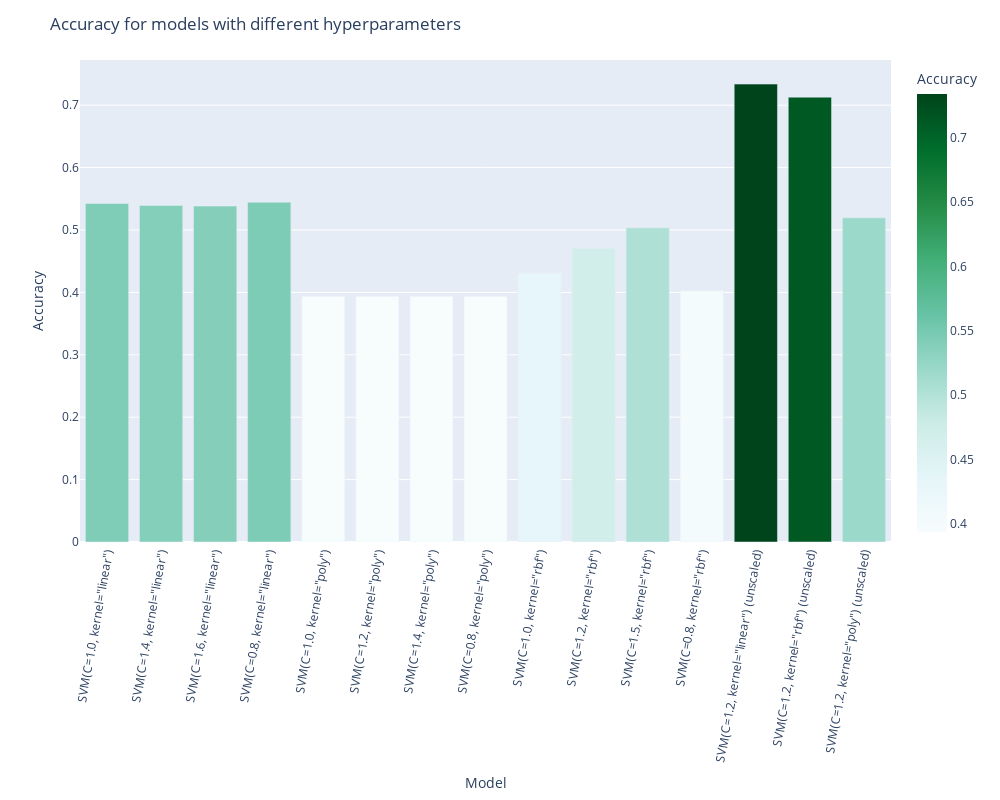

Notebook code for this chart:
### Code cell
import plotly.express as px
fig = px.bar(y=accuracy_list, x=modelname_list, 
             labels={
                     "y": "Accuracy",
                     "x": "Model",
                     'color': 'Accuracy'},
             width=1000, height=800, color=accuracy_list, 
             color_continuous_scale=px.colors.sequential.BuGn)
fig.update_layout(
    title_text='Accuracy for models with different hyperparameters'
)
fig.update_xaxes(tickangle=-80)
fig.show()

### Figure 1 — Plotly figure (JSON) as saved in the notebook; plotly's stock layout.template omitted (floating-point values rounded to 4 significant figures)
{"data": [{"alignmentgroup": "True", "hovertemplate": "Model=%{x}<br>Accuracy=%{marker.color}<extra></extra>", "legendgroup": "", "marker": {"color": [0.5424, 0.5394, 0.5384, 0.5444, 0.3938, 0.3938, 0.3938, 0.3938, 0.4307, 0.4706, 0.5035, 0.4028, 0.7338, 0.7129, 0.5194], "coloraxis": "coloraxis", "pattern": {"shape": ""}}, "name": "", "offsetgroup": "", "orientation": "v", "showlegend": false, "textposition": "auto", "type": "bar", "x": ["SVM(C=1.0, kernel=\"linear\")", "SVM(C=1.4, kernel=\"linear\")", "SVM(C=1.6, kernel=\"linear\")", "SVM(C=0.8, kernel=\"linear\")", "SVM(C=1.0, kernel=\"poly\")", "SVM(C=1.2, kernel=\"poly\")", "SVM(C=1.4, kernel=\"poly\")", "SVM(C=0.8, kernel=\"poly\")", "SVM(C=1.0, kernel=\"rbf\")", "SVM(C=1.2, kernel=\"rbf\")", "SVM(C=1.5, kernel=\"rbf\")", "SVM(C=0.8, kernel=\"rbf\")", "SVM(C=1.2, kernel=\"linear\") (unscaled)", "SVM(C=1.2, kernel=\"rbf\") (unscaled)", "SVM(C=1.2, kernel=\"poly\") (unscaled)"], "xaxis": "x", "y": [0.5424, 0.5394, 0.5384, 0.5444, 0.3938, 0.3938, 0.3938, 0.3938, 0.4307, 0.4706, 0.5035, 0.4028, 0.7338, 0.7129, 0.5194], "yaxis": "y"}], "layout": {"barmode": "relative", "coloraxis": {"colorbar": {"title": {"text": "Accuracy"}}, "colorscale": [[0, "rgb(247,252,253)"], [0.125, "rgb(229,245,249)"], [0.25, "rgb(204,236,230)"], [0.375, "rgb(153,216,201)"], [0.5, "rgb(102,194,164)"], [0.625, "rgb(65,174,118)"], [0.75, "rgb(35,139,69)"], [0.875, "rgb(0,109,44)"], [1, "rgb(0,68,27)"]]}, "height": 800, "legend": {"tracegroupgap": 0}, "margin": {"t": 60}, "title": {"text": "Accuracy for models with different hyperparameters"}, "width": 1000, "xaxis": {"anchor": "y", "domain": [0, 1], "tickangle": -80, "title": {"text": "Model"}}, "yaxis": {"anchor": "x", "domain": [0, 1], "title": {"text": "Accuracy"}}}}
